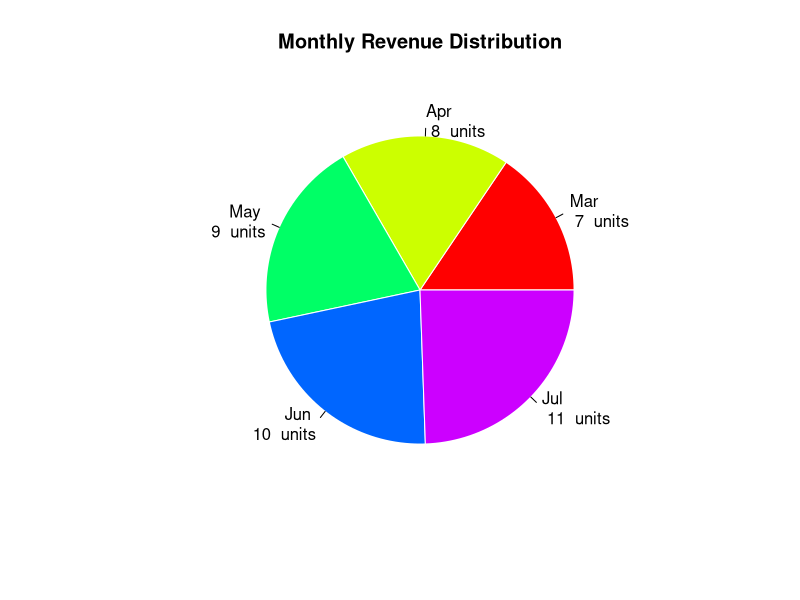

Reproduce this figure in R.

months <- c("Mar", "Apr", "May", "Jun", "Jul")
revenue <- c(7, 8, 9, 10, 11)


pie(revenue,
    labels = paste(months, "\n", revenue, " units"),
    main = "Monthly Revenue Distribution",
    col = rainbow(length(months)),
    border = "white")
